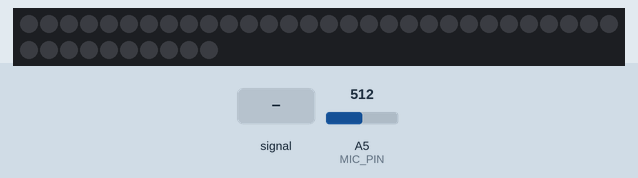
The sketch below on a simulated Arduino Uno, built with avr-gcc and run on an emulated ATmega328P. On the bench: 40 RGB LEDs in strip order, left to right, continuing on the next row. Inputs (shaded band) come from the test bench; at power-on: A5 (MIC_PIN) = 512. Dim RGB values are drawn brighter than linear; random numbers use the default seed unless the sketch sets one.

Above: at 1.2 s.
1.3 s: A5 (MIC_PIN) fed a 1000 Hz sine of ±255 counts around its level
At 1.75 s:
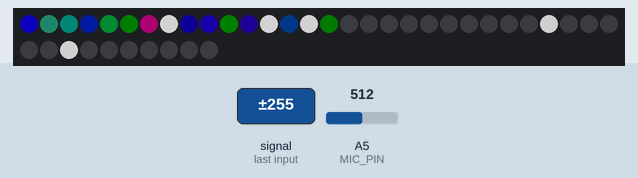
3.7 s: A5 (MIC_PIN) set to 0
At 3.85 s:
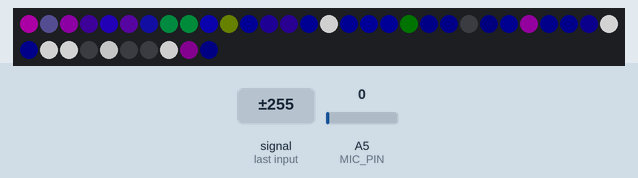
6.1 s: A5 (MIC_PIN) set to 511
At 6.25 s:
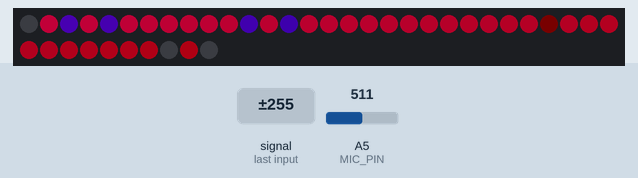
8.3 s: A5 (MIC_PIN) fed a 200 Hz sine of ±255 counts around its level
At 8.75 s:
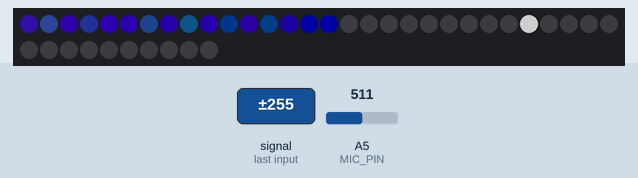
11.3 s: A5 (MIC_PIN) fed a 2 Hz sine of ±306 counts around its level
At 11.45 s:
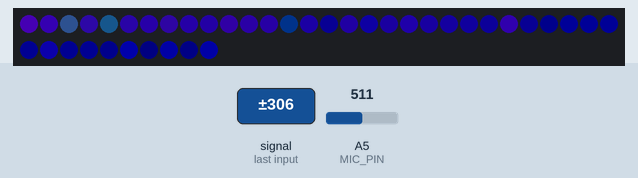
13.7 s: A5 (MIC_PIN) fed a 50 Hz sine of ±306 counts around its level
At 13.85 s:
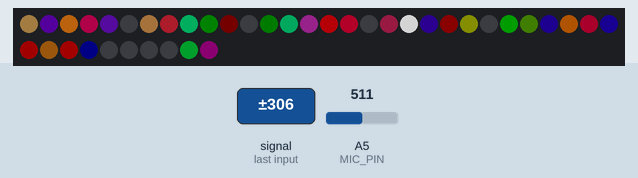
Timing chart, 0 to 16.7 s (numbered marks = the images above; inputs shaded):
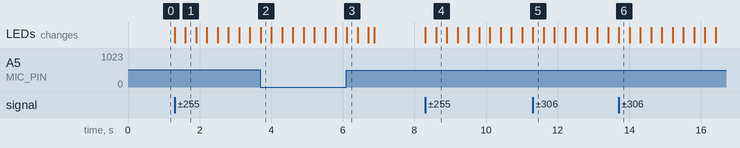

Measured:
- after the input at 1.3 s, the LEDs: first change at once (image 1 shows a later state)
- after the input at 8.3 s, the LEDs: first change at once (image 4 shows a later state)

The sketch:

analog_sample_average_led.ino
```cpp
/* analog_sample_average_led
 *
 * By: Andrew Tuline
 *
 * Updated: Feb, 2019
 *
 * Basic code to read from the Sparkfun 3.3V ADMP401 microphone and provide average as well as peak detection.
 *
 * If your microphone also uses 3.3V, then please read up on analogReference(EXTERNAL) in setup().
 *
 * You may also need to adjust the DC_OFFSET to be the value of the microphone when all is silent.
 * This is the place to test and find out.
 *
 * Resultant fps is 8300 or about a 8KHz sampling rate. Slow, but adequate for general use. . .
 *
 * I should really learn some math and take a signal processing course.
 *
 */


#include "FastLED.h"                                          // FastLED library.

#if FASTLED_VERSION < 3001000
#error "Requires FastLED 3.1 or later; check github for latest code."
#endif

#define MIC_PIN    5                                          // Analog port for microphone

// Fixed definitions cannot change on the fly.
#define LED_DT 12                                             // Data pin to connect to the strip.
#define LED_CK 11                                             // Clock pin for WS2801 or APA102.
#define COLOR_ORDER BGR                                       // It's GRB for WS2812 and BGR for APA102.
#define LED_TYPE APA102                                       // Using APA102, WS2812, WS2801. Don't forget to modify LEDS.addLeds to suit.
#define NUM_LEDS 40                                           // Number of LED's.

// Initialize changeable global variables.
uint8_t max_bright = 128;                                     // Overall brightness definition. It can be changed on the fly.

struct CRGB leds[NUM_LEDS];                                   // Initialize our LED array.


// Global variable(s) used by other routines.
bool   samplepeak = 0;                                        // We'll call this our 'peak' flag.
uint8_t sampleavg = 0;                                        // Average of the last NSAMPLES samples.
uint8_t   sample = 10;                                        // Dampened 'sample' value from our twitchy microphone.


void setup() {

  analogReference(EXTERNAL);                                  //  Audio samples are 'cleaner' at 3.3V. COMMENT OUT THIS LINE FOR 3.3V ARDUINOS (FLORA, ETC.) or for 5V microphones.
  Serial.begin(115200);                                        // Initialize serial port for debugging.

//  LEDS.addLeds<LED_TYPE, LED_DT, COLOR_ORDER>(leds, NUM_LEDS);        // Use this for WS2812B.
  LEDS.addLeds<LED_TYPE, LED_DT, LED_CK, COLOR_ORDER>(leds, NUM_LEDS);  // Use this for WS2801 or APA102.

  FastLED.setBrightness(max_bright);                          // Setting our global maxiumum brightness. We can change this on the fly if we want.
  FastLED.setMaxPowerInVoltsAndMilliamps(5, 500);               // Power managed display so that we don't draw too much current.

} // setup()


void loop() {

//  showfps();
  analog_sample_average();
  crappy_display();
  FastLED.show();

} // loop()


void analog_sample_average() {

// Local definitions
  #define NSAMPLES 32                                           // Creating an array with lots of samples for decent averaging.
  #define SQUELCH 10                                            // Noise squelching.
  #define DC_OFFSET  509                                        // DC offset in mic signal. Should be about 512.
  #define MAXVOL 7                                              // Amount higher than sampleavg is what we predict is max volume. Higher is a peak.

// Persistent local variables
  static uint8_t samplearray[NSAMPLES];                         // Array of samples for general sampling average.
  static uint16_t samplesum = 0;                                // Sum of the last 64 samples. This had better be positive.
  static uint8_t samplecount = 0;                               // A rollover counter to cycle through the circular buffer of samples.
  static long peaktime;                                         // Time of last peak, so that they're not too close together.

// Temporary local variables
  int16_t    micIn = 0;                                         // Current sample starts with negative values and large values, which is why it's 16 bit signed.


  micIn = analogRead(MIC_PIN) - DC_OFFSET;                      // Sample the microphone. Range will result in -512 to 512. Boy, it sure is twitchy.
  micIn = abs(micIn);                                           // Get the absolute value of that.
  micIn   = (micIn <= SQUELCH) ? 0 : (micIn - SQUELCH);         // Remove noise/hum.

//  sample = ((sample * 7) + micIn) >> 3;                       // Very dampened reading.
  sample = ((sample * 3) + micIn) >> 2;                         // Somewhat dampened reading, which is good enough for us.

  if (sample < sampleavg+MAXVOL) samplepeak = 0;                // Reset the global sample peak only if we're below MAXVOL.

// Let's populate an array (circular buffer) in order to calculate an average value across NSAMPLES.
  samplesum += sample - samplearray[samplecount];               // Add the new sample and remove the oldest sample in the array. No 'for' loops required here for extra speed.
  sampleavg = samplesum / NSAMPLES;                             // Get an average.
  samplearray[samplecount] = sample;                            // Update oldest sample in the array with new sample. By Andrew Tuline.
  samplecount = (samplecount + 1) % NSAMPLES;                   // Update the counter for the array and rollover if we hit the max.

  if (  sample > (sampleavg+MAXVOL)                                                     &&      // Keep above a floor value.
        sample < samplearray[(samplecount+30)%NSAMPLES]                                 &&      // Is it < previous sample.
        samplearray[(samplecount+30)%NSAMPLES] > samplearray[(samplecount+29)%NSAMPLES] &&      // Is previous sample > sample before that.
        millis() > (peaktime + 50)                                                      &&      // Wait at least 200ms for another peak.
        samplepeak == 0                                                                         // and there wasn't a recent peak.
        ) {samplepeak = 1;peaktime=millis();} else {samplepeak = 0;}                            // Then we got a peak, else we don't.

/*
  Serial.print(micIn);
  Serial.print(" ");
  Serial.print(sample);
  Serial.print(" ");
  Serial.print(sampleavg+MAXVOL);
  Serial.print(" ");
  Serial.print(samplepeak*128);
  Serial.print(" ");
  Serial.print(0);
  Serial.print(" ");
  Serial.print(128);
  Serial.println(" ");
*/

} // analog_sample_average()


void crappy_display() {

  if (samplepeak) leds[random8(NUM_LEDS)] = CHSV(0,0,255);      // Add a randomly located twinkle if we have a peak.

  leds[0] = CHSV(sampleavg*3, 255, sample*3);
  nblend(leds[0], CHSV(sample,255,sample), 128);                // Don't change the colour of led[0] too fast.

  EVERY_N_MILLIS(20) {
    fadeToBlackBy(leds, NUM_LEDS, 2);                           // Fade the whole strand.
    for (int i = NUM_LEDS-1; i>=1; i--) {                       // Now, propagate it down the line like in 'The Matrix', peaks and all.
      leds[i] = leds[i-1];
    }
  }

} // crappy_display()


void showfps() {                                                // Show rames per seocond on the serial monitor.

  long currentMillis = 0;                                       // Variables used by our fps counter.
  static long lastMillis = 0;
  static long loops = 0;

  currentMillis=millis();

  loops++;
  if(currentMillis - lastMillis >1000) {                        // OK, we've waited a second, so . .
    Serial.println(loops);                                      // Print it once a second.
    lastMillis = currentMillis;                                 // And reset our time counter.
    loops = 0;                                                  // And reset the number of loops counter.
  }

} // showfps()
```
